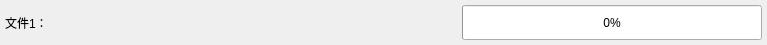
<?xml version="1.0" encoding="UTF-8"?>
<ui version="4.0">
 <class>DataProgress</class>
 <widget class="QWidget" name="DataProgress">
  <property name="geometry">
   <rect>
    <x>0</x>
    <y>0</y>
    <width>767</width>
    <height>45</height>
   </rect>
  </property>
  <property name="windowTitle">
   <string>Form</string>
  </property>
  <layout class="QHBoxLayout" name="horizontalLayout">
   <property name="leftMargin">
    <number>5</number>
   </property>
   <property name="topMargin">
    <number>5</number>
   </property>
   <property name="rightMargin">
    <number>5</number>
   </property>
   <property name="bottomMargin">
    <number>5</number>
   </property>
   <item>
    <widget class="QLabel" name="label">
     <property name="minimumSize">
      <size>
       <width>0</width>
       <height>0</height>
      </size>
     </property>
     <property name="maximumSize">
      <size>
       <width>16777215</width>
       <height>16777215</height>
      </size>
     </property>
     <property name="text">
      <string>文件1：</string>
     </property>
    </widget>
   </item>
   <item>
    <widget class="QProgressBar" name="progressBar">
     <property name="minimumSize">
      <size>
       <width>300</width>
       <height>35</height>
      </size>
     </property>
     <property name="maximumSize">
      <size>
       <width>300</width>
       <height>35</height>
      </size>
     </property>
     <property name="value">
      <number>0</number>
     </property>
    </widget>
   </item>
  </layout>
 </widget>
 <resources/>
 <connections/>
</ui>
